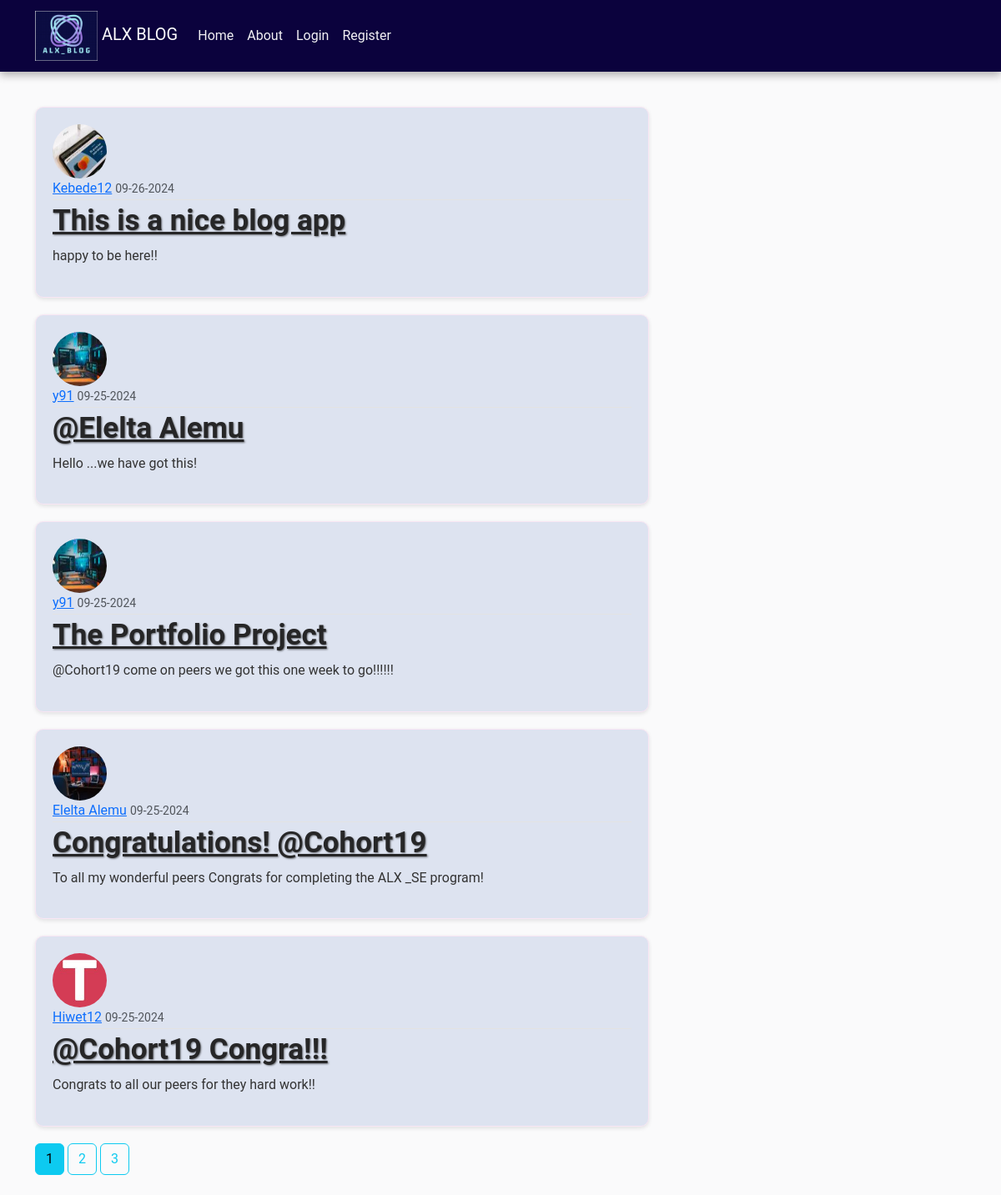
The page /home on the database its author committed.
### alxblog/models.py (models this page shows, shortened)
class Post(db.Model):
    id = db.Column(db.Integer, primary_key=True)
    title = db.Column(db.String(150), nullable=False)
    date_posted = db.Column(db.DateTime, nullable=False, default=datetime.utcnow)
    content = db.Column(db.Text, nullable=False)
    user_id = db.Column(db.Integer, db.ForeignKey('user.id'), nullable=False)
    comments = db.relationship('Comment', backref='post', lazy=True)

class User(db.Model, UserMixin):
    id = db.Column(db.Integer, primary_key=True)
    username = db.Column(db.String(20), unique=True, nullable=False)
    email = db.Column(db.String(150), unique=True, nullable=False)
    image_file = db.Column(db.String(20), nullable=False, default='default.jpg')
    password = db.Column(db.String(60), nullable=False)
    posts = db.relationship('Post', backref='author', lazy=True)
    comments = db.relationship('Comment', back_populates='user', lazy=True)

### alxblog/routes.py (the view)
@app.route("/home")
def home():
    page = request.args.get('page', 1, type=int)
    posts = Post.query.order_by(Post.date_posted.desc()).paginate(page=page, per_page=5)
    return render_template('home.html', posts=posts, title='Home')

### alxblog/templates/home.html
{% extends "layout.html" %}
{% block content %}
{% for post in posts.items %}
 <article class="media content-section">
    <img class="rounded-circle article-img" src="{{ url_for('static', filename='profile_pics/' + post.author.image_file) }}">
    <div class="media-body">
      <div class="article-metadata">
        <a class="mr-2" href="#">{{ post.author.username }}</a>
        <small class="text-muted">{{ post.date_posted.strftime('%m-%d-%Y') }}</small>
      </div>
      <h2><a class="article-title" href="{{ url_for('post', post_id=post.id) }}">{{ post.title }}</a></h2>
      <p class="article-content">{{ post.content }}</p>
    </div>
  </article>
{% endfor %}
{% for page_num in posts.iter_pages(left_edge=1, right_edge=1, left_current=1, right_current=2) %}
{% if page_num %}
{% if posts.page == page_num%}
<a class="btn btn-info mb-4" href="{{ url_for('home', page=page_num) }}">{{ page_num }}</a>
{% else %}
<a class="btn btn-outline-info mb-4" href="{{ url_for('home', page=page_num) }}">{{ page_num }}</a>
{% endif %}
{% else %}
...
{% endif %}
{% endfor %}
{% endblock content %}

### alxblog/templates/layout.html (shortened to what this page needs)
<!DOCTYPE html>
<html>
<head>
    <link href="https://cdn.jsdelivr.net/npm/bootstrap@5.3.3/dist/css/bootstrap.min.css" rel="stylesheet">
    <link rel="stylesheet" type="text/css" href="{{ url_for('static', filename='main.css') }}">
</head>
<body>
    <header class="site-header">
        <nav class="navbar navbar-expand-md navbar-dark bg-steel fixed-top">
          <div class="container">
            <a class="navbar-brand mr-4" href="/"> <img src="{{ url_for('static', filename='profile_pics/logo2.png') }}" alt="Alx Blog Logo" style="height: 60px;"> ALX BLOG</a>
            <div class="collapse navbar-collapse" id="navbarToggle">
              <div class="navbar-nav mr-auto">
                <a class="nav-item nav-link" href="{{ url_for('home') }}">Home</a>
                <a class="nav-item nav-link" href="{{ url_for('about') }}">About</a>
              </div>
              <div class="navbar-nav">
                {% if current_user.is_authenticated %}
                <a class="nav-item nav-link" href="{{ url_for('new_post') }}">New Post</a>
                <a class="nav-item nav-link" href="{{ url_for('account') }}">Account</a>
                <a class="nav-item nav-link" href="{{ url_for('logout') }}">Logout</a>
                {% else %}
                <a class="nav-item nav-link" href="{{ url_for('login') }}">Login</a>
                <a class="nav-item nav-link" href="{{ url_for('register') }}">Register</a>
                {% endif %}
              </div>
            </div>
          </div>
        </nav>
      </header>
      <br>
      <br>
      <main role="main" class="container">
        <div class="row">
          <div class="col-md-8">
            {% block content %}{% endblock %}
          </div>
        </div>
      </main>
</body>
</html>

### alxblog/static/main.css (style rules this page uses)
body { background: #fafafb; font-family: "Roboto", sans-serif; font-size: medium; color: #333333; margin-top: 5rem; transition: background 0.5s ease; }
h1, h2, h3, h4, h5, h6 { font-size: 35px; color: #444444; text-shadow: 1px 1px 2px rgba(0, 0, 0, 0.5); }
.bg-steel { background-color: #0b023d; box-shadow: 0 4px 10px rgba(0, 0, 0, 0.3); }
.site-header .navbar-nav .nav-link { color: hsl(260, 11%, 95%); transition: color 0.3s ease; }
.content-section { background: #dde3f0; padding: 20px; border: 1px solid #f8e6f4; border-radius: 10px; margin-bottom: 20px; box-shadow: 0 2px 5px rgba(0, 0, 0, 0.1); transition: transform 0.3s ease; }
.article-title { color: #262627; font-weight: bold; }
.article-content { white-space: pre-line; line-height: 1.6; }
.article-img { height: 65px; width: 65px; margin-right: 16px; border-radius: 50%; }
.article-metadata { padding-bottom: 1px; margin-bottom: 4px; border-bottom: 1px solid #e3e3e3; }

### rows shown on the page
Post: image_file (picture), author.username "Kebede12", date_posted "09-26-2024", title "This is a nice blog app", content "happy to be here!!"
Post: image_file (picture), author.username "y91", date_posted "09-25-2024", title "@Elelta Alemu", content "Hello ...we have got this!"
Post: image_file (picture), author.username "y91", date_posted "09-25-2024", title "The Portfolio Project", content "@Cohort19 come on peers we got this one week to go!!!!!!"
Post: image_file (picture), author.username "Elelta Alemu", date_posted "09-25-2024", title "Congratulations! @Cohort19", content "To all my wonderful peers Congrats for completing the ALX _SE program!"
Post: image_file (picture), author.username "Hiwet12", date_posted "09-25-2024", title "@Cohort19 Congra!!!", content "Congrats to all our peers for they hard work!!"

### other values the page prints
{{ page_num }} "1"
{{ page_num }} "2" "3"
